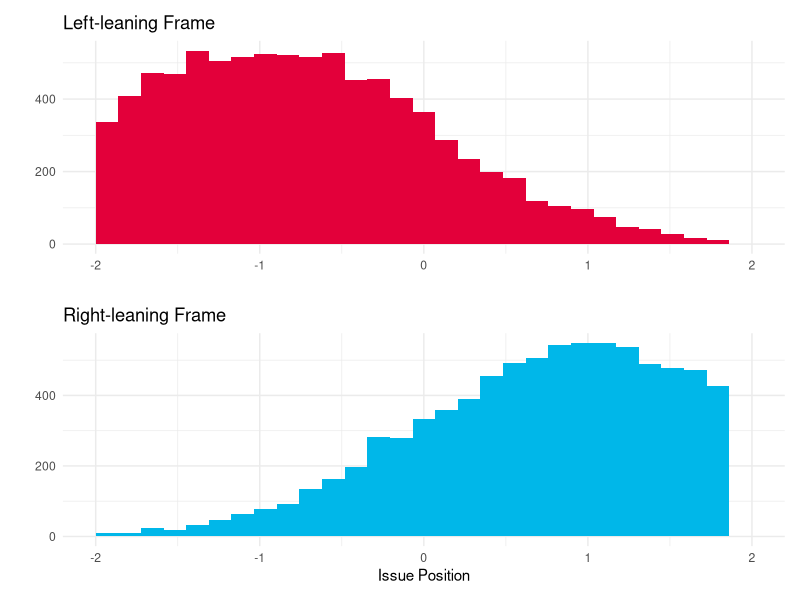

Recreate this plot in R.
## ---- chunk 1

library(tidyverse)
library(dplyr)

## ---- chunk 2

library(patchwork)

dta <- 
  data.frame(
    id = 1:100,
    pro_frame = rnorm(10000,  1),
    con_frame = rnorm(10000, -1)
  )

p1 <- 
  dta %>%
  ggplot(aes(con_frame)) +
  geom_histogram(fill = "#e3003a") +
  theme_minimal() +
  labs(
    title = "Left-leaning Frame",
    x = "", y = ""
  ) +
  xlim(c(-2, 2))

p2 <- 
  dta %>%
  ggplot(aes(pro_frame)) +
  geom_histogram(fill = "#00b7e9") +
  theme_minimal() +
  labs(
    title = "Right-leaning Frame",
    x = "Issue Position", y = ""
  ) +
  xlim(c(-2, 2))

p1/p2

